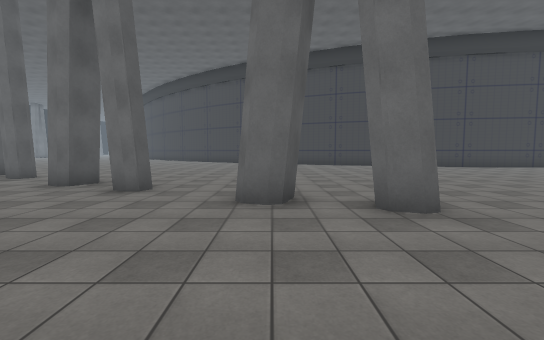
[1] (above)

21 first-person views from a walk through a Unity game level. The camera is 1.5 m above the floor, tilts 4° down and sees 90° across. The floor is counted in squares, 2 m on a side. Each view is taken from the middle of a square. On the plan, view 1 faces up. The plan holds only what a view shows up to about 10 squares ahead; the rest is blank. The place goes on beyond the plan. Some animated figures are left out. Door leaves are left out, so doorways stand open. Some surface patterns are stand-ins.

[2]
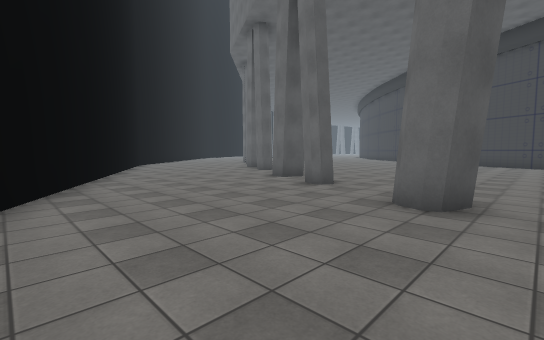

[3]
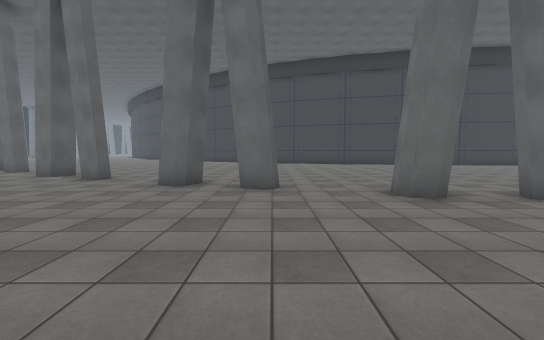

[4]
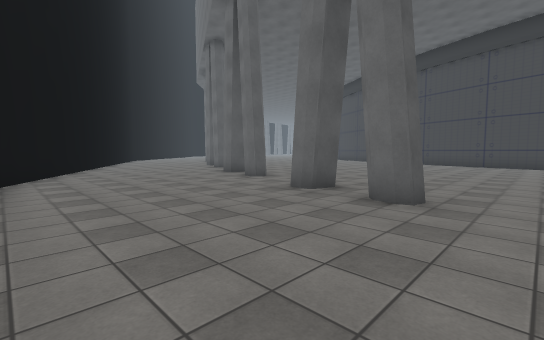

[5]
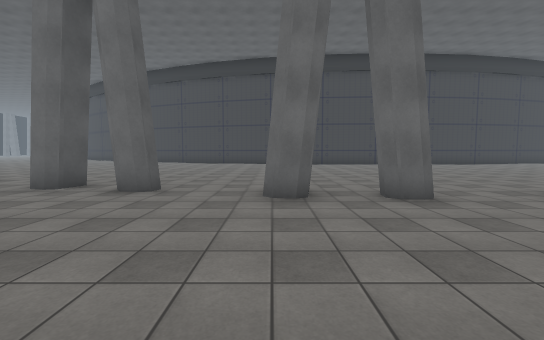

[6]
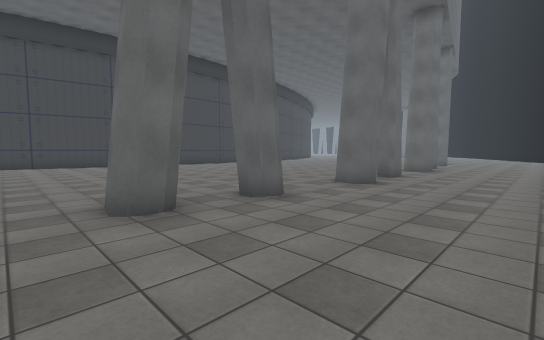

[7]
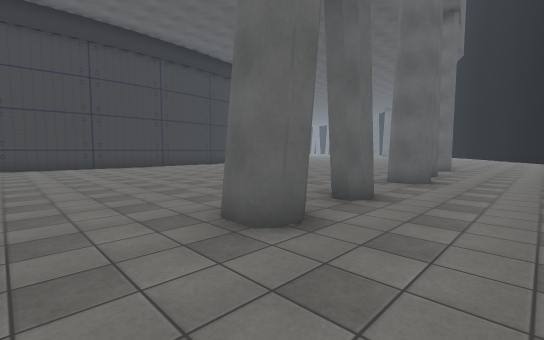

[8]
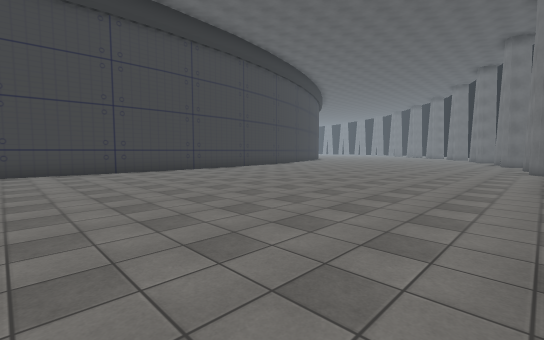

[9]
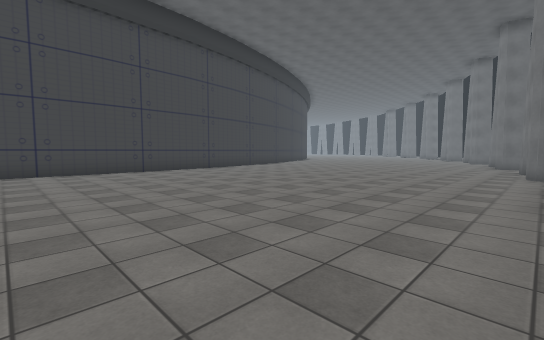

[10]
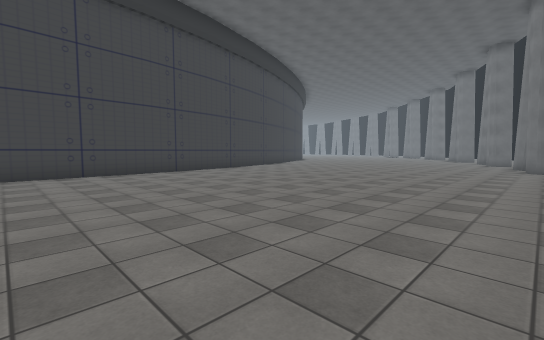

[11]
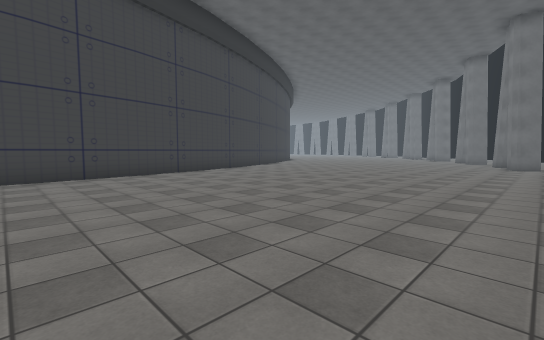

[12]
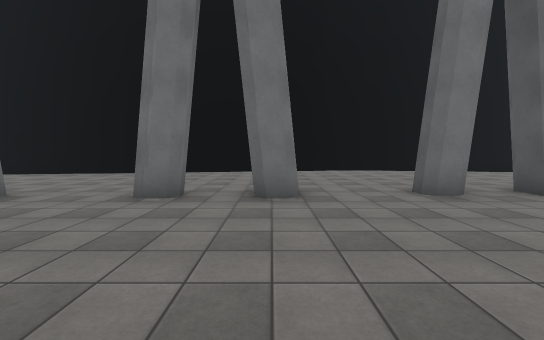

[13]
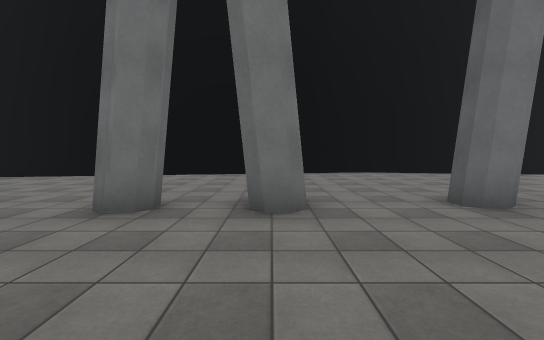

[14]
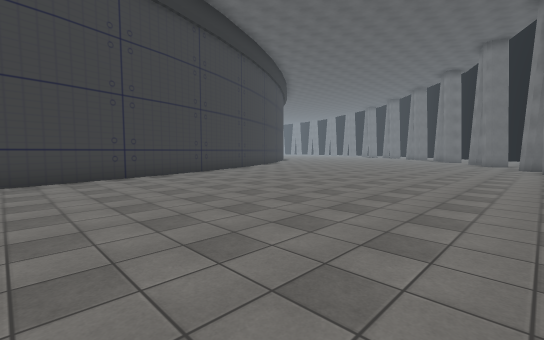

[15]
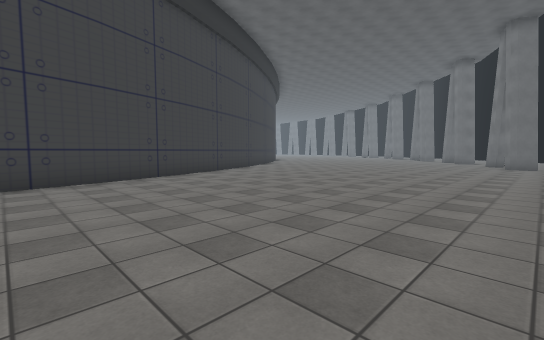

[16]
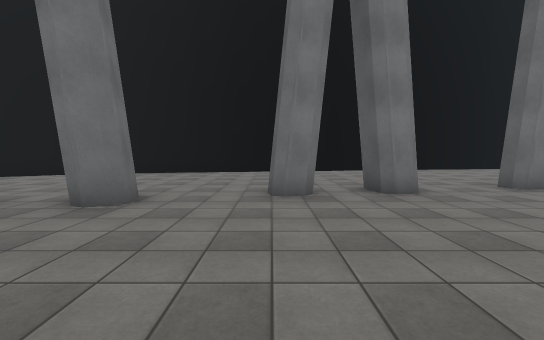

[17]
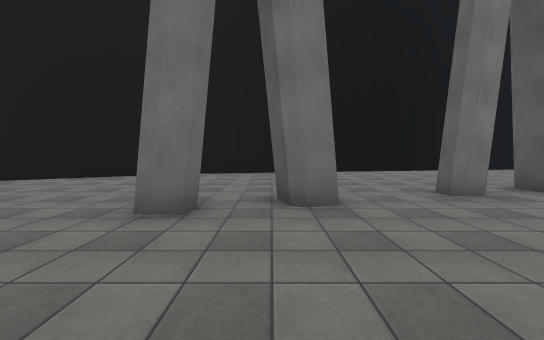

[18]
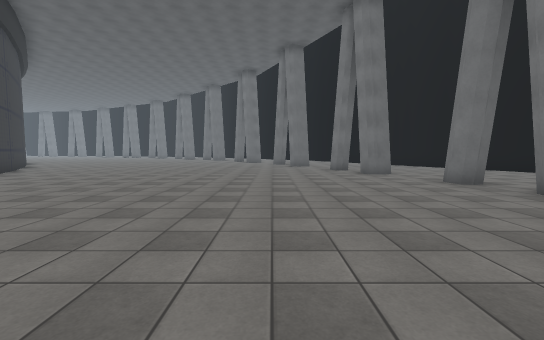

[19]
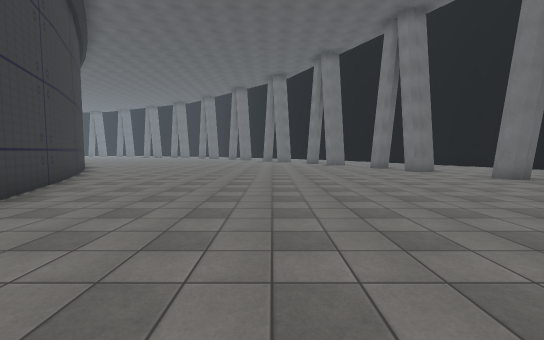

[20]
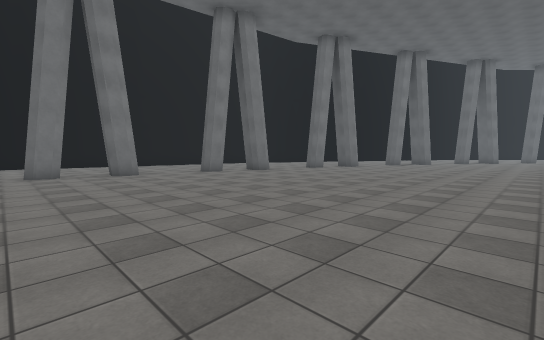

[21]
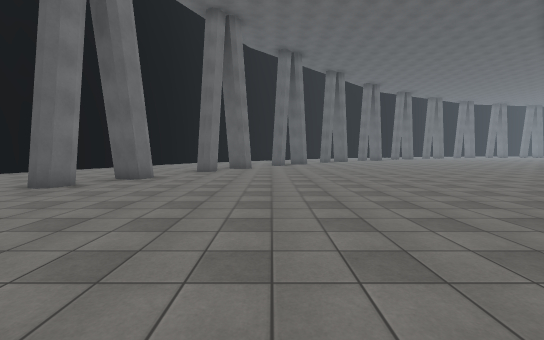

### Floor plan
Points are (right, up) in squares from view 1. A wall is a line through its corners. A room is listed if a view was taken in it or the views show most of it. See-through windows are left out.
Room 1 (views 1, 2, 3, 4, 5, 6, 7, 8, 9, 10, 11, 12, 13, 14, 15, 16, 17, 18, 19, 20, 21)
walls: (14.5, 1.6) (14.5, 0.8) (13.8, 0.8) (13.8, 1.6); (9.7, 2.1) (9.6, 1.4) (8.9, 1.4) (9, 2.2) (9.7, 2.1); (11.4, 1.1) (10.9, 1.2); (15.7, 0.9) (15.7, 1.5) (16.2, 1.5); (14.7, 12.1) (11.9, 12.3); (18.6, 0.9) (18.6, 1.7) (19.1, 1.7); (6.6, 1.9) (6.1, 2); (5, 3) (4.8, 2.2) (4.1, 2.4) (4.3, 3); (20.5, 1.7) (21, 1.7); (19.6, 12.3) (14.5, 12); (10.2, -3.6) (15.8, -4.5) (18.1, -4.2); (23.5, 1.4) (23.4, 2.1) (24.1, 2.2) (24.2, 1.6); (19.7, -3.9) (31.4, -2.1); (25.2, 2.5) (25.7, 2.6); (0.4, 4.4) (0.1, 3.7) (-0.4, 3.9); (28.3, 2.6) (28.1, 3.3) (28.8, 3.5) (28.9, 2.8); (-2.9, 5.7) (-2.3, 5.5) (-2.6, 4.9) (-3.1, 5.2); (27.3, 14) (19.5, 12.1); (-4.5, 6.7) (-3.9, 6.4) (-4.3, 5.7); (32.9, 4.1) (32.6, 4.8) (33.1, 5); (-7, 7.3) (-7.4, 7.5); (32.5, -1.5) (34.6, -0.5); (32.1, 16.2) (27.1, 14.1); (-8.6, 2.5) (0.2, -2); (34.1, 17.7) (32, 16.3)
ways out: gap at (29, 3); gap at (34, 5)

Where each view was taken, in squares from view 1:
view 1: 0 up, 0 right, facing up
view 2: 0 up, 1 right, facing up-left
view 3: 2 down, 2 right, facing up
view 4: 2 down, 8 right, facing up-left
view 5: 3 down, 9 right, facing up
view 6: 2 down, 8 right, facing up-right
view 7: 1 down, 12 right, facing up-right
view 8: 2 up, 12 right, facing up-right
view 9: 2 up, 14 right, facing up-right
view 10: 3 up, 16 right, facing up-right
view 11: 4 up, 19 right, facing up-right
view 12: 6 up, 19 right, facing down
view 13: 5 up, 19 right, facing down
view 14: 5 up, 21 right, facing up-right
view 15: 6 up, 23 right, facing up-right
view 16: 7 up, 26 right, facing down
view 17: 7 up, 29 right, facing down
view 18: 8 up, 24 right, facing right
view 19: 10 up, 23 right, facing right
view 20: 11 up, 12 right, facing down-left
view 21: 10 up, 3 right, facing left
